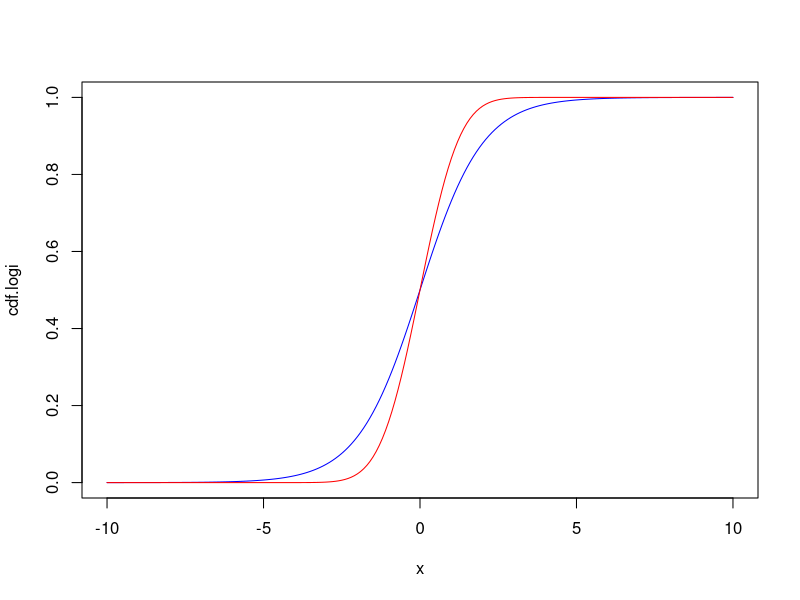
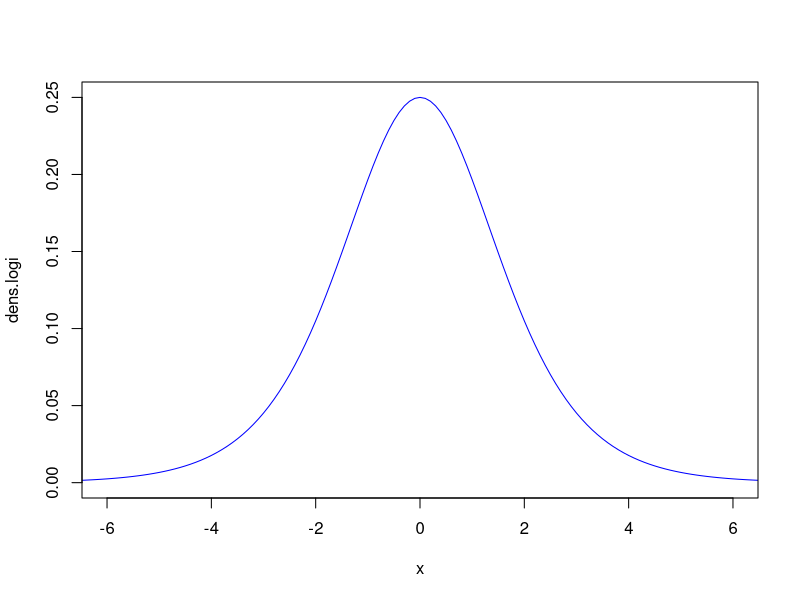
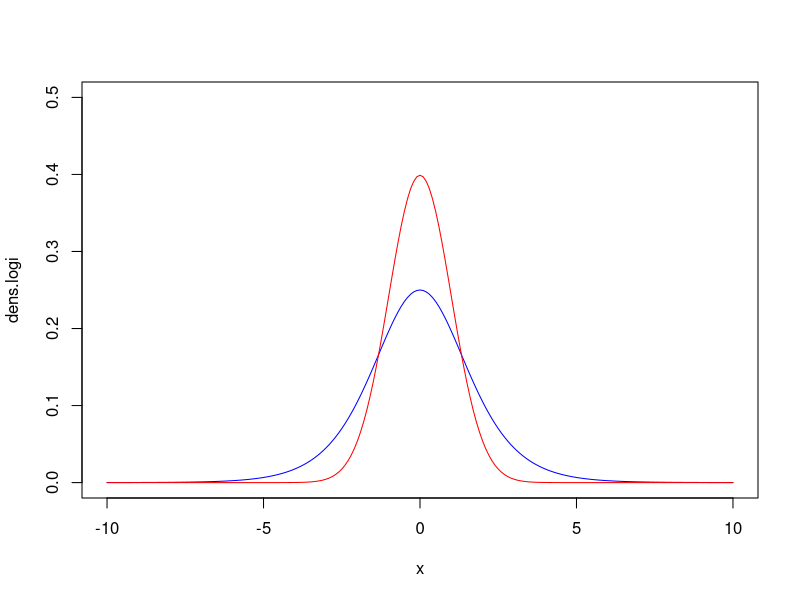

These charts were generated, in order, by the following R code:
# probit and logistic links

# Pr(Y=1|X) = exp(x)/(1+exp(x)) # cumulative logistic distribution 
# Pr(Y=1|X) = Pho(x) # cumulative normal distribution

# logit is more popular in health sciences since coefficients can be interpreted in terms of odds ratios
# x = ln(p/(1-p))

x = seq(-10, 10, 0.1)

cdf.logi = exp(x) / (1+exp(x))
cdf.prob = pnorm(x, mean = 0, sd = 1)

plot(x, cdf.logi, col = "blue", type = "l")
lines(x, cdf.prob, col = "red")

dens.logi = dlogis(x, location = 0, scale = 1)
dens.prob = dnorm(x, mean = 0, sd = 1)

plot(x, dens.logi, col = "blue", type = "l", xlim = c(-6, 6))
# logistic distribution is symmetric, and is pretty much a normal distribution with some standard deviation
# so it is straight forward to approximate a logistic by a normal, or the reverse
mean(dens.logi)
sd(dens.logi)

plot(x, dens.logi, col = "blue", type = "l", ylim = c(0, 0.5))
lines(x, dens.prob, col = "red")

# more comparisons on fit reasults, likelihood and parameters et al.

